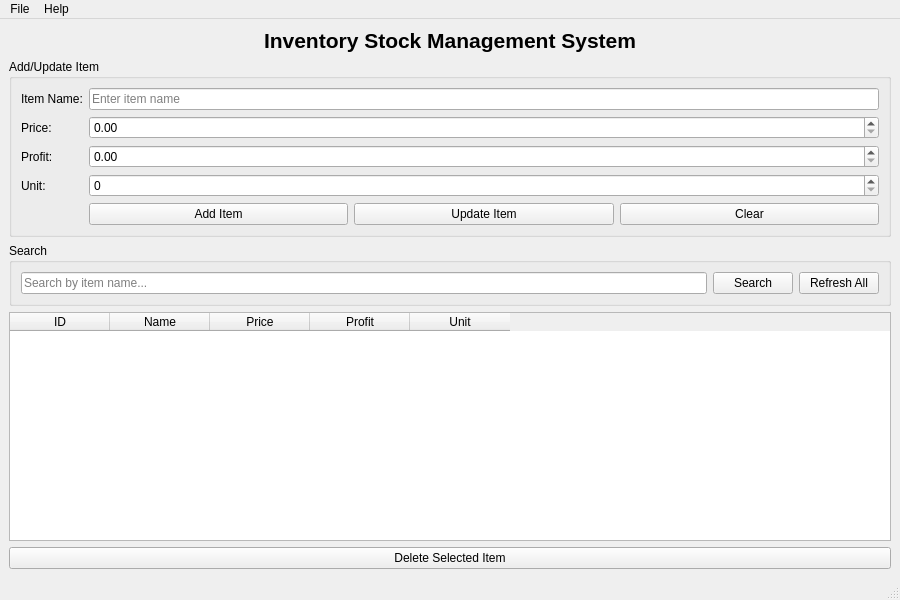
<?xml version="1.0" encoding="UTF-8"?>
<ui version="4.0">
 <class>MainWindow</class>
 <widget class="QMainWindow" name="MainWindow">
  <property name="geometry">
   <rect>
    <x>0</x>
    <y>0</y>
    <width>900</width>
    <height>600</height>
   </rect>
  </property>
  <property name="windowTitle">
   <string>Stock Manager</string>
  </property>
  <widget class="QWidget" name="centralwidget">
   <layout class="QVBoxLayout" name="verticalLayout">
    <item>
     <widget class="QLabel" name="titleLabel">
      <property name="text">
       <string>Inventory Stock Management System</string>
      </property>
      <property name="alignment">
       <set>Qt::AlignCenter</set>
      </property>
      <property name="font">
       <font>
        <pointsize>16</pointsize>
        <bold>true</bold>
       </font>
      </property>
     </widget>
    </item>
    <item>
     <widget class="QGroupBox" name="inputGroup">
      <property name="title">
       <string>Add/Update Item</string>
      </property>
      <layout class="QFormLayout" name="formLayout">
       <item row="0" column="0">
        <widget class="QLabel" name="nameLabel">
         <property name="text">
          <string>Item Name:</string>
         </property>
        </widget>
       </item>
       <item row="0" column="1">
        <widget class="QLineEdit" name="nameEdit">
         <property name="placeholderText">
          <string>Enter item name</string>
         </property>
        </widget>
       </item>
       <item row="1" column="0">
        <widget class="QLabel" name="priceLabel">
         <property name="text">
          <string>Price:</string>
         </property>
        </widget>
       </item>
       <item row="1" column="1">
        <widget class="QDoubleSpinBox" name="priceSpinBox">
         <property name="maximum">
          <double>999999.990000000000000</double>
         </property>
         <property name="decimals">
          <number>2</number>
         </property>
        </widget>
       </item>
       <item row="2" column="0">
        <widget class="QLabel" name="profitLabel">
         <property name="text">
          <string>Profit:</string>
         </property>
        </widget>
       </item>
       <item row="2" column="1">
        <widget class="QDoubleSpinBox" name="profitSpinBox">
         <property name="maximum">
          <double>999999.990000000000000</double>
         </property>
         <property name="decimals">
          <number>2</number>
         </property>
        </widget>
       </item>
       <item row="3" column="0">
        <widget class="QLabel" name="unitLabel">
         <property name="text">
          <string>Unit:</string>
         </property>
        </widget>
       </item>
       <item row="3" column="1">
        <widget class="QSpinBox" name="unitSpinBox">
         <property name="maximum">
          <number>999999</number>
         </property>
        </widget>
       </item>
       <item row="4" column="1">
        <layout class="QHBoxLayout" name="buttonLayout">
         <item>
          <widget class="QPushButton" name="addButton">
           <property name="text">
            <string>Add Item</string>
           </property>
          </widget>
         </item>
         <item>
          <widget class="QPushButton" name="updateButton">
           <property name="text">
            <string>Update Item</string>
           </property>
          </widget>
         </item>
         <item>
          <widget class="QPushButton" name="clearButton">
           <property name="text">
            <string>Clear</string>
           </property>
          </widget>
         </item>
        </layout>
       </item>
      </layout>
     </widget>
    </item>
    <item>
     <widget class="QGroupBox" name="searchGroup">
      <property name="title">
       <string>Search</string>
      </property>
      <layout class="QHBoxLayout" name="searchLayout">
       <item>
        <widget class="QLineEdit" name="searchEdit">
         <property name="placeholderText">
          <string>Search by item name...</string>
         </property>
        </widget>
       </item>
       <item>
        <widget class="QPushButton" name="searchButton">
         <property name="text">
          <string>Search</string>
         </property>
        </widget>
       </item>
       <item>
        <widget class="QPushButton" name="refreshButton">
         <property name="text">
          <string>Refresh All</string>
         </property>
        </widget>
       </item>
      </layout>
     </widget>
    </item>
    <item>
     <widget class="QTableWidget" name="stockTable">
      <property name="editTriggers">
       <set>QAbstractItemView::NoEditTriggers</set>
      </property>
      <property name="selectionBehavior">
       <set>QAbstractItemView::SelectRows</set>
      </property>
      <property name="selectionMode">
       <set>QAbstractItemView::SingleSelection</set>
      </property>
      <column>
       <property name="text">
        <string>ID</string>
       </property>
      </column>
      <column>
       <property name="text">
        <string>Name</string>
       </property>
      </column>
      <column>
       <property name="text">
        <string>Price</string>
       </property>
      </column>
      <column>
       <property name="text">
        <string>Profit</string>
       </property>
      </column>
      <column>
       <property name="text">
        <string>Unit</string>
       </property>
      </column>
     </widget>
    </item>
    <item>
     <widget class="QPushButton" name="deleteButton">
      <property name="text">
       <string>Delete Selected Item</string>
      </property>
     </widget>
    </item>
   </layout>
  </widget>
  <widget class="QMenuBar" name="menubar">
   <property name="geometry">
    <rect>
     <x>0</x>
     <y>0</y>
     <width>900</width>
     <height>22</height>
    </rect>
   </property>
   <widget class="QMenu" name="menuFile">
    <property name="title">
     <string>File</string>
    </property>
    <addaction name="actionExit"/>
   </widget>
   <widget class="QMenu" name="menuHelp">
    <property name="title">
     <string>Help</string>
    </property>
    <addaction name="actionAbout"/>
   </widget>
   <addaction name="menuFile"/>
   <addaction name="menuHelp"/>
  </widget>
  <widget class="QStatusBar" name="statusbar"/>
  <action name="actionExit">
   <property name="text">
    <string>Exit</string>
   </property>
  </action>
  <action name="actionAbout">
   <property name="text">
    <string>About</string>
   </property>
  </action>
 </widget>
 <resources/>
 <connections/>
</ui>
